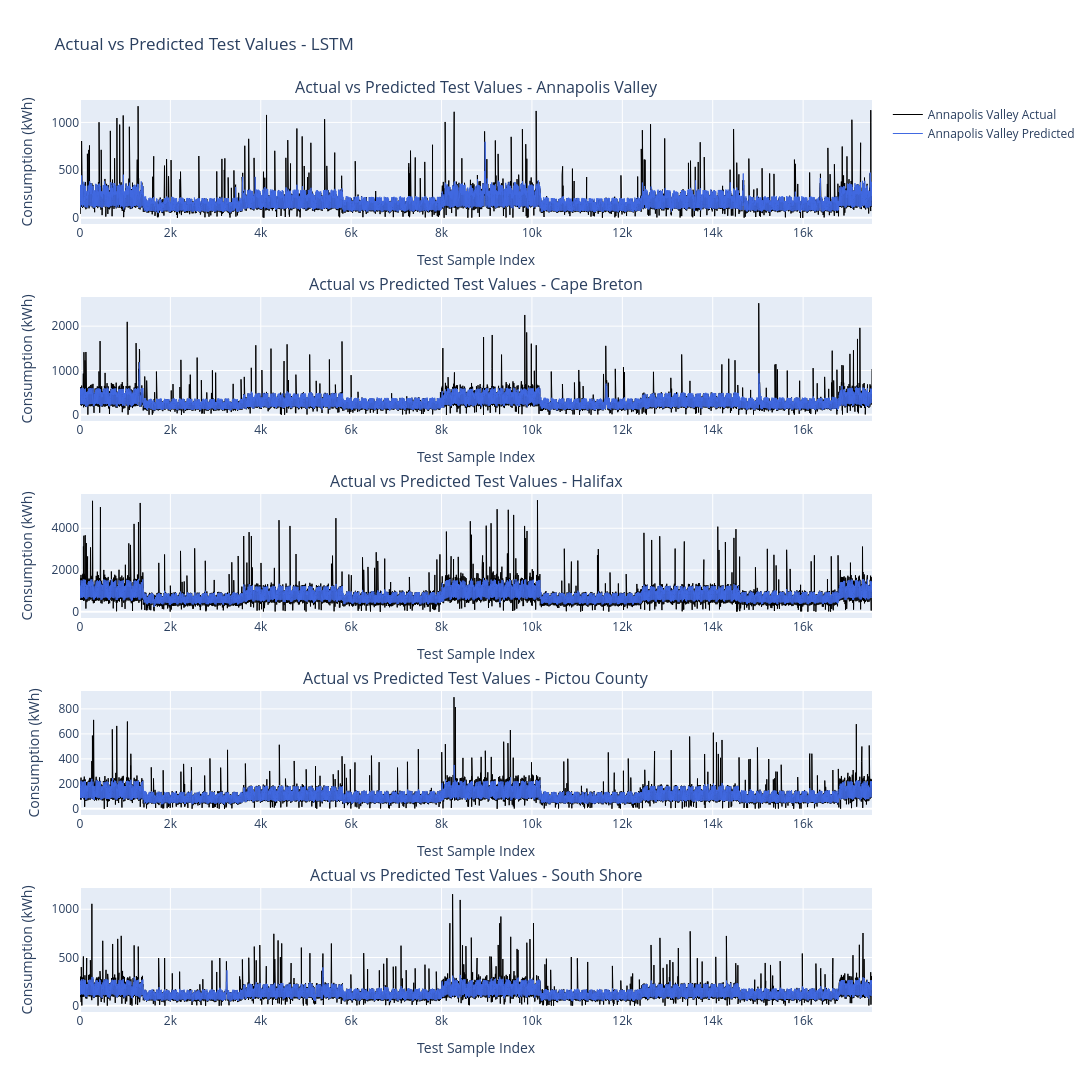

Notebook code cell kept with this figure:
### Code cell
# Plot actual vs predicted values for the LSTM test set using Plotly
try:
    import plotly.graph_objects as go
    from plotly.subplots import make_subplots

    if lstm_results:
        region_names = list(lstm_results.keys())
        fig = make_subplots(
            rows=len(region_names),
            cols=1,
            shared_xaxes=False,
            vertical_spacing=0.08,
            subplot_titles=[f"Actual vs Predicted Test Values - {region_name}" for region_name in region_names]
        )

        for row_index, region_name in enumerate(region_names, start=1):
            y_test = lstm_results[region_name]['y_test']
            y_pred = lstm_results[region_name]['y_pred']
            test_index = np.arange(len(y_test))

            fig.add_trace(
                go.Scatter(
                    x=test_index,
                    y=y_test,
                    mode='lines',
                    name=f'{region_name} Actual',
                    line=dict(color='black', width=1),
                    legendgroup=region_name,
                    showlegend=(row_index == 1)
                ),
                row=row_index,
                col=1,
            )
            fig.add_trace(
                go.Scatter(
                    x=test_index,
                    y=y_pred,
                    mode='lines',
                    name=f'{region_name} Predicted',
                    line=dict(color='royalblue', width=1),
                    legendgroup=region_name,
                    showlegend=(row_index == 1)
                ),
                row=row_index,
                col=1,
            )

            fig.update_yaxes(title_text='Consumption (kWh)', row=row_index, col=1)
            fig.update_xaxes(title_text='Test Sample Index', row=row_index, col=1)

        fig.update_layout(
            height=max(400, 300 * len(region_names)),
            width=1200,
            title='Actual vs Predicted Test Values - LSTM',
            hovermode='x unified'
        )

        output_file = OUTPUT_DIR / 'lstm_actual_vs_predicted_test.html'
        OUTPUT_DIR.mkdir(parents=True, exist_ok=True)
        fig.write_html(output_file)
        print(f"Saved: {output_file}")
        fig.show()
    else:
        print('No LSTM results available for plotting actual vs predicted values.')
except Exception as e:
    print(f'Could not create actual vs predicted test plot: {e}')

### Figure 1 — Plotly figure (JSON) as saved in the notebook; plotly's stock layout.template omitted (floating-point values rounded to 4 significant figures; data arrays with more than 128 entries replaced by an {"elided": "..."} marker saying what was removed)
{"data": [{"legendgroup": "Annapolis Valley", "line": {"color": "black", "width": 1}, "mode": "lines", "name": "Annapolis Valley Actual", "showlegend": true, "type": "scatter", "x": {"elided": "17525 int values"}, "xaxis": "x", "y": {"elided": "17525 float values"}, "yaxis": "y"}, {"legendgroup": "Annapolis Valley", "line": {"color": "royalblue", "width": 1}, "mode": "lines", "name": "Annapolis Valley Predicted", "showlegend": true, "type": "scatter", "x": {"elided": "17525 int values"}, "xaxis": "x", "y": {"elided": "17525 float values"}, "yaxis": "y"}, {"legendgroup": "Cape Breton", "line": {"color": "black", "width": 1}, "mode": "lines", "name": "Cape Breton Actual", "showlegend": false, "type": "scatter", "x": {"elided": "17525 int values"}, "xaxis": "x2", "y": {"elided": "17525 float values"}, "yaxis": "y2"}, {"legendgroup": "Cape Breton", "line": {"color": "royalblue", "width": 1}, "mode": "lines", "name": "Cape Breton Predicted", "showlegend": false, "type": "scatter", "x": {"elided": "17525 int values"}, "xaxis": "x2", "y": {"elided": "17525 float values"}, "yaxis": "y2"}, {"legendgroup": "Halifax", "line": {"color": "black", "width": 1}, "mode": "lines", "name": "Halifax Actual", "showlegend": false, "type": "scatter", "x": {"elided": "17525 int values"}, "xaxis": "x3", "y": {"elided": "17525 float values"}, "yaxis": "y3"}, {"legendgroup": "Halifax", "line": {"color": "royalblue", "width": 1}, "mode": "lines", "name": "Halifax Predicted", "showlegend": false, "type": "scatter", "x": {"elided": "17525 int values"}, "xaxis": "x3", "y": {"elided": "17525 float values"}, "yaxis": "y3"}, {"legendgroup": "Pictou County", "line": {"color": "black", "width": 1}, "mode": "lines", "name": "Pictou County Actual", "showlegend": false, "type": "scatter", "x": {"elided": "17525 int values"}, "xaxis": "x4", "y": {"elided": "17525 float values"}, "yaxis": "y4"}, {"legendgroup": "Pictou County", "line": {"color": "royalblue", "width": 1}, "mode": "lines", "name": "Pictou County Predicted", "showlegend": false, "type": "scatter", "x": {"elided": "17525 int values"}, "xaxis": "x4", "y": {"elided": "17525 float values"}, "yaxis": "y4"}, {"legendgroup": "South Shore", "line": {"color": "black", "width": 1}, "mode": "lines", "name": "South Shore Actual", "showlegend": false, "type": "scatter", "x": {"elided": "17525 int values"}, "xaxis": "x5", "y": {"elided": "17525 float values"}, "yaxis": "y5"}, {"legendgroup": "South Shore", "line": {"color": "royalblue", "width": 1}, "mode": "lines", "name": "South Shore Predicted", "showlegend": false, "type": "scatter", "x": {"elided": "17525 int values"}, "xaxis": "x5", "y": {"elided": "17525 float values"}, "yaxis": "y5"}], "layout": {"annotations": [{"font": {"size": 16}, "showarrow": false, "text": "Actual vs Predicted Test Values - Annapolis Valley", "x": 0.5, "xanchor": "center", "xref": "paper", "y": 1.0, "yanchor": "bottom", "yref": "paper"}, {"font": {"size": 16}, "showarrow": false, "text": "Actual vs Predicted Test Values - Cape Breton", "x": 0.5, "xanchor": "center", "xref": "paper", "y": 0.784, "yanchor": "bottom", "yref": "paper"}, {"font": {"size": 16}, "showarrow": false, "text": "Actual vs Predicted Test Values - Halifax", "x": 0.5, "xanchor": "center", "xref": "paper", "y": 0.568, "yanchor": "bottom", "yref": "paper"}, {"font": {"size": 16}, "showarrow": false, "text": "Actual vs Predicted Test Values - Pictou County", "x": 0.5, "xanchor": "center", "xref": "paper", "y": 0.352, "yanchor": "bottom", "yref": "paper"}, {"font": {"size": 16}, "showarrow": false, "text": "Actual vs Predicted Test Values - South Shore", "x": 0.5, "xanchor": "center", "xref": "paper", "y": 0.136, "yanchor": "bottom", "yref": "paper"}], "height": 1500, "hovermode": "x unified", "title": {"text": "Actual vs Predicted Test Values - LSTM"}, "width": 1200, "xaxis": {"anchor": "y", "domain": [0, 1], "title": {"text": "Test Sample Index"}}, "xaxis2": {"anchor": "y2", "domain": [0, 1], "title": {"text": "Test Sample Index"}}, "xaxis3": {"anchor": "y3", "domain": [0, 1], "title": {"text": "Test Sample Index"}}, "xaxis4": {"anchor": "y4", "domain": [0, 1], "title": {"text": "Test Sample Index"}}, "xaxis5": {"anchor": "y5", "domain": [0, 1], "title": {"text": "Test Sample Index"}}, "yaxis": {"anchor": "x", "domain": [0.864, 1.0], "title": {"text": "Consumption (kWh)"}}, "yaxis2": {"anchor": "x2", "domain": [0.648, 0.784], "title": {"text": "Consumption (kWh)"}}, "yaxis3": {"anchor": "x3", "domain": [0.432, 0.568], "title": {"text": "Consumption (kWh)"}}, "yaxis4": {"anchor": "x4", "domain": [0.216, 0.352], "title": {"text": "Consumption (kWh)"}}, "yaxis5": {"anchor": "x5", "domain": [0, 0.136], "title": {"text": "Consumption (kWh)"}}}}
